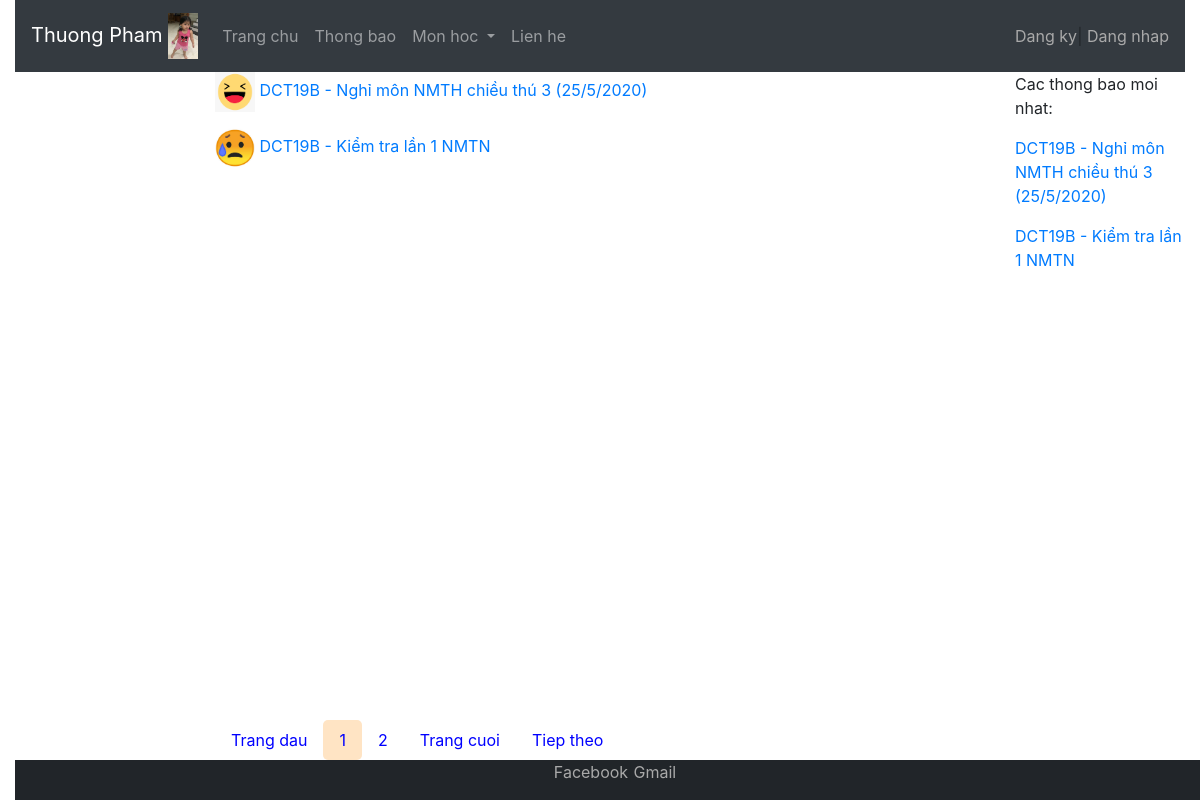
Screenshot of /ThongBao/ with the database file from the repository.
### AppChinh/models.py (models this page shows)
class ThongBao(models.Model):
    LoaiTB = models.ForeignKey(LoaiThongBao,on_delete=models.CASCADE)
    TieuDeTB = models.CharField(max_length=100)
    NoiDungTB = models.TextField()
    NgayTB = models.DateTimeField(auto_now_add=True)

class LoaiThongBao(models.Model):
    LoaiTB = models.CharField(max_length=10)
    AnhTB = models.ImageField(blank=True)

### AppChinh/views.py (the view)
# urls.py: path('ThongBao/', views.ThongBaoListView.as_view(), name="tbao"),
class ThongBaoListView(ListView):
    queryset = ThongBao.objects.all().order_by('-NgayTB')
    template_name = 'pages/ThongBao.html'
    context_object_name='tbs'
    paginate_by=2

### AppChinh/context_processors.py (called while the page is built)
def layThongTin(request):
    dsmon = Mon.objects.all()
    tbMoiNhat = ThongBao.objects.all().order_by('-NgayTB')[:2]
    return {'dsmon': dsmon, 'tb':tbMoiNhat}

### AppChinh/templates/pages/ThongBao.html (shortened to what this page needs)
{% extends 'pages/Base.html' %}
{% block noidung %}
{% for tb in tbs %}
    <p><img src="{{tb.LoaiTB.AnhTB.url}}" width="40px" height="40px"/>
        <a href = "{% url 'tbct' tb.id %}">{{tb.TieuDeTB}}</a>
    </p>
{% endfor %}
<br/>
<div class="pagination">
        <a href="{{request.path}}?page=1">Trang dau</a>
        {% for i in page_obj.paginator.page_range %}
            {% if page_obj.number == i %}
                <a href="{{request.path}}?page={{i}}" class="active">{{i}}</a>
            {% else %}
                <a href="{{request.path}}?page={{i}}">{{i}}</a>
            {% endif %}
        {% endfor %}
        <a href="{{request.path}}?page={{page_obj.paginator.num_pages}}">Trang cuoi</a>
        {% if page_obj.has_next %}
            <a href="{{request.path}}?page={{page_obj.next_page_number}}">Tiep theo</a>
        {% endif %}
</div>
{% endblock %}

### AppChinh/templates/pages/Base.html (shortened to what this page needs)
<!DOCTYPE html>
<html lang="en">
<head>
    {% load static %}
    <link rel="stylesheet" href="{% static 'css/bootstrap.min.css'%}" type="text/css" />
    <link rel="stylesheet" href="{% static 'tuTao.css' %}" type="text/css"/>
</head>
<body>
    <div class="container-fluid">
        <nav class="navbar navbar-expand-sm bg-dark navbar-dark sticky-top">
            <a class="navbar-brand" href="/">Thuong Pham
                <img src="{% static 'muoi.jpg' %}" style="width:30px;"/>
            </a>
            <div class="collapse navbar-collapse" id="collapsibleNavbar">
                <ul class="navbar-nav mr-auto">
                    <li class="nav-item">
                        <a class="nav-link" href="/">Trang chu</a>
                    </li>
                    <li class="nav-item">
                        <a class="nav-link" href="/ThongBao">Thong bao</a>
                    </li>
                    <li class="nav-item dropdown">
                        <a class="nav-link dropdown-toggle" href="/MonHoc" id="navbardrop" data-toggle="dropdown">
                        Mon hoc
                        </a>
                    </li>
                    <li class="nav-item">
                        <a class="nav-link" href="/lienhe">Lien he</a>
                    </li>
                </ul>
            </div>
            <ul class="navbar-nav ml-auto">
                {% if request.session.username %}
                <li class="nav-item">
                    <a style="color:darkgray;">Xin chao {{request.session.username}}</a>|
                    <a style="color: darkgray;" href="{% url 'Logout' %}">Dang xuat</a>
                </li>
                {% else %}
                <li class="nav-item">
                    <a style="color:darkgray;" href="{% url 'Dangky' %}">Dang ky</a>|
                    <a style="color:darkgray;" href="{% url 'Dangnhap' %}">Dang nhap</a>
                </li>
                {% endif %}
            </ul>
        </nav>
        <div class="row">
            <div class="col-sm-2">
            </div>
            <div class="col-sm-8">
                <div>
                    {% block noidung %}
                    {% endblock %}
                </div>
            </div>
            <div class="col-sm-2">
                <div>
                    <p>Cac thong bao moi nhat:</p>
                    {% for t in tb %}
                        <p><a href="{% url 'tbct' t.id %}">{{t.TieuDeTB}}</a></p>
                    {% endfor %}
                </div>
            </div>
        </div>
        <div class="footer">
            <center><a style="color:darkgray;" href="">Facebook</a>|<a style="color:darkgray;" href="">Gmail</a></center>
        </div>
    </div>
</body>
</html>

### static/tuTao.css (style rules this page uses)
html { position: relative; min-height: 100%; }
body { margin-bottom: 40px; }
.footer { position: absolute; bottom: 0; width: 100%; height: 40px; background-color: #212529; }
.pagination { display: inline-block; position: fixed; bottom: 40px; }
.pagination a { color: blue; float: left; padding: 8px 16px; text-decoration: none; border-radius: 5px; }
.pagination a.active { background-color: bisque; color: blue; border-radius: 5px; }

### rows the page displays
ThongBao: LoaiTB.AnhTB (picture), TieuDeTB "DCT19B - Nghỉ môn NMTH chiều thú 3 (25/5/2020)"
ThongBao: LoaiTB.AnhTB (picture), TieuDeTB "DCT19B - Kiểm tra lần 1 NMTN"

### other values shown
{{ i }} "1"
{{ i }} "2"
